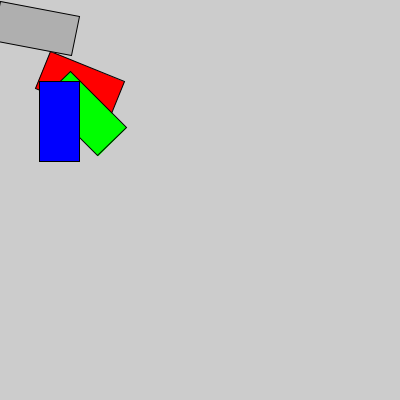
Frame 1 (no input)
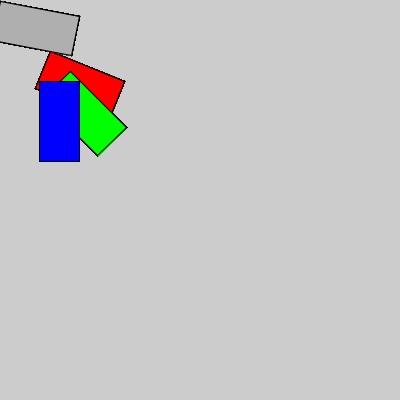
Frame 60 (the mouse pressed at the canvas centre just before this capture)
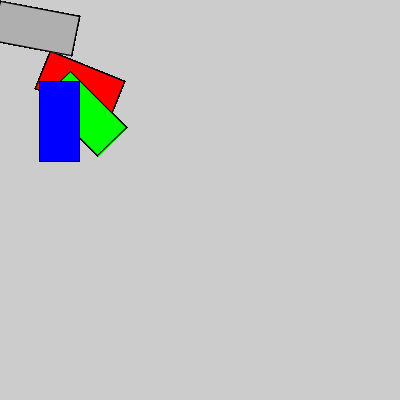
Frame 120 (the mouse held since frame 60 and released just before this capture)

The Processing sketch that drew these frames (run headless with seeded random() and noise(); from frame 60 on, the mouse is pressed at the canvas centre):

// Processing sketch: exercise_3
// ── exercise_3.pde
void setup() {
  size(400,400); 
}

void draw() {
  
  // original position 0,0
  
  pushMatrix();
  translate(50, 50);
  pushMatrix();
  rotate(PI/8);
  // rect 1
  fill(255,0,0); // red
  rect(1,1,80,40);
  popMatrix();
  
  translate(20, 20);
  pushMatrix();
  rotate(PI/4);
  // rect 2
  fill(0,255,0); // green
  rect(1,1,80,40);
  popMatrix();
  
  translate(10, 10);
  pushMatrix();
  rotate(PI/2);
  // rect 3
  fill(0,0,255); // blue
  rect(1,1,80,40);
  popMatrix();
  
  popMatrix();
  
  pushMatrix();
  rotate(PI/16);
  // rect 4
  fill(175); // gray
  rect(1,1,80,40);
  popMatrix();
  
}
